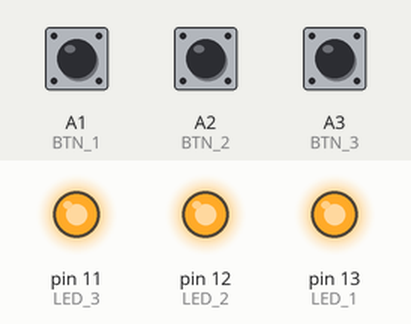
The sketch below on a simulated Arduino Uno, built with avr-gcc and run on an emulated ATmega328P. Shown: output pins drawn as LEDs (lit = HIGH). Inputs (shaded band) come from the test bench; at power-on: A1 (BTN_1) HIGH, A2 (BTN_2) HIGH, A3 (BTN_3) HIGH.

Above: at 1.2 s.
1.3 s: A1 (BTN_1) pulled LOW for 0.15 s
At 2.5 s:
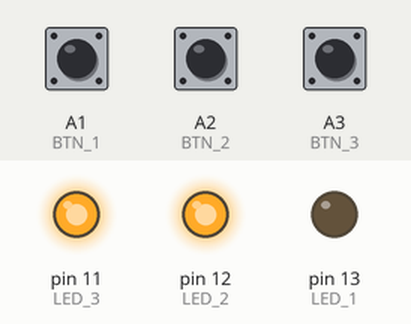
2.9 s: A2 (BTN_2) pulled LOW for 0.15 s
At 3.9 s:
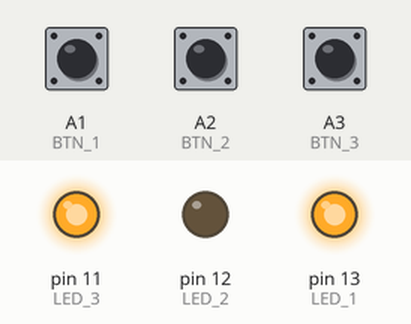
4.5 s: A3 (BTN_3) pulled LOW for 0.15 s
At 5.1 s:
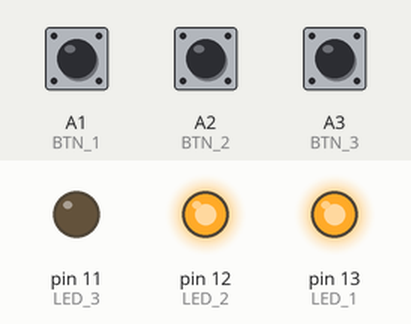
6.1 s: A1 (BTN_1) pulled LOW for 1 s
At 7.5 s:
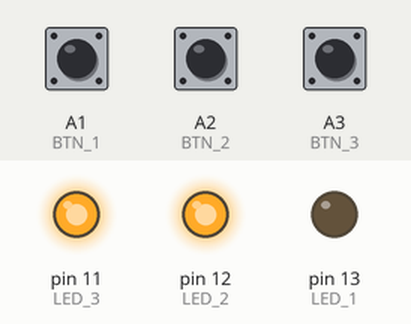
8.6 s: A2 (BTN_2) pulled LOW for 1 s
At 9.4 s:
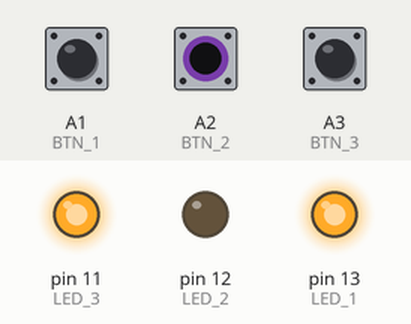
11.1 s: A1 (BTN_1) driven LOW and A3 (BTN_3) driven LOW
At 11.6 s:
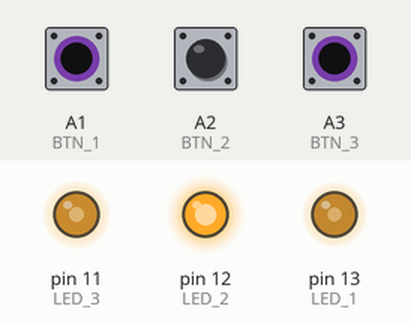
Timing chart, 0 to 13.6 s (numbered marks = the images above; inputs shaded):
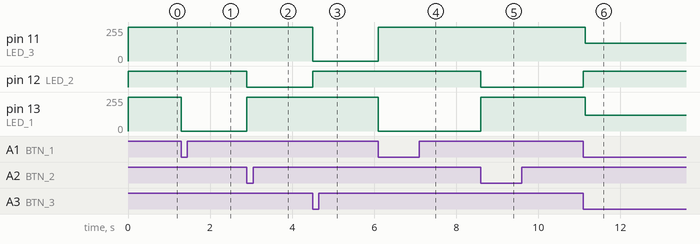

Measured:
- after the input at 1.3 s, pin 13 (LED_1): 255/255 → 0/255 at once
- after the input at 2.9 s, pin 12 (LED_2): HIGH → LOW at once; pin 13 (LED_1): 0/255 → 255/255 at once
- after the input at 4.5 s, pin 11 (LED_3): 255/255 → 0/255 at once; pin 12 (LED_2): LOW → HIGH at once
- after the input at 6.1 s, pin 11 (LED_3): 0/255 → 255/255 at once; pin 13 (LED_1): 255/255 → 0/255 at once
- after the input at 8.6 s, pin 12 (LED_2): HIGH → LOW at once; pin 13 (LED_1): 0/255 → 255/255 at once
- after the input at 11.1 s, pin 11 (LED_3): 255/255 → 134/255 at once; pin 12 (LED_2): LOW → HIGH at once; pin 13 (LED_1): 255/255 → 120/255 at once

The sketch:

MFShieldButtunLed.ino
```cpp
#define BTN_1 A1
#define BTN_2 A2
#define BTN_3 A3

const int LED_1 = 13;
const int LED_2 = 12;
const int LED_3 = 11;

void setup() {
    pinMode(LED_1, OUTPUT);
    pinMode(LED_2, OUTPUT);
    pinMode(LED_3, OUTPUT);
    digitalWrite(LED_1, HIGH);
    digitalWrite(LED_2, HIGH);
    digitalWrite(LED_3, HIGH);
}

void loop() {

    if (!digitalRead(BTN_1)) {
        digitalWrite(LED_1, LOW);
        digitalWrite(LED_2, HIGH);
        digitalWrite(LED_3, HIGH);
    }

    if (!digitalRead(BTN_2)) {
        digitalWrite(LED_1, HIGH);
        digitalWrite(LED_2, LOW);
        digitalWrite(LED_3, HIGH);
    }

    if (!digitalRead(BTN_3)) {
        digitalWrite(LED_1, HIGH);
        digitalWrite(LED_2, HIGH);
        digitalWrite(LED_3, LOW);
    }

}
```
